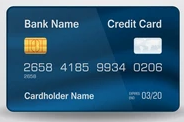
#> input picture data/images/card1.png, 184 x 122 px
$ python -i process.py   (imports and definitions only)
#> lines starting #> are read from the running program, lines starting #| are printed output that depends on the picture; after the words box and inside, x2 and y2 are one past the last pixel; in counts of white or black regions, pixels touching at a corner belong together
#> further down, picture is the input picture: shape (122, 184, 3); mean B, G, R 127, 101.2, 62.4
import cv2
import os
import sys
import re
from sklearn.model_selection import train_test_split
from sklearn.neighbors import KNeighborsClassifier # Use KNN for classification
from sklearn.metrics import accuracy_score
import pytesseract
import numpy as np

# [15 lines left out: function extract_features, not called in this run]

def resize_image(image, target_size=(300, 200)):
    return cv2.resize(image, target_size)

# [69 lines left out: functions load_data, train_model, read_image, not called in this run]

def extract_text(card_roi):
    try:
        text = pytesseract.image_to_string(card_roi, config='--psm 6')
        text = text.lower()
        text = re.sub(r'[^\w\s]', '', text)  # Remove punctuation
        text = re.sub(r'\s+', ' ', text)
        return text
    except Exception as e:
        print(f"Error during OCR: {e}")
        return None

def process_image(image):
    """Processes the given image.

    Args:
        image: The image to process (NumPy array).

    Returns:
        None (Just displays the image for now)
    """
    if image is None:
        print("Error: No image to process.")
        return None

    try:
        # Example processing: Convert to grayscale
        gray_image = cv2.cvtColor(image, cv2.COLOR_BGR2GRAY)
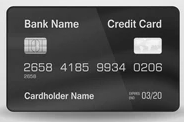
#> gray_image: shape (122, 184); min 12, max 249, mean 92.6
        resized_image = resize_image(gray_image)
#> in resize_image, `return cv2.resize(image, target_size)`:
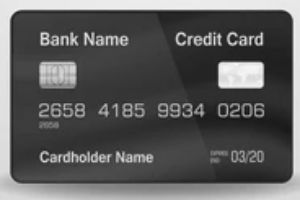
#> returned value: shape (200, 300); min 15, max 247, mean 92.5
        resized_image = cv2.GaussianBlur(image, (5, 5), 0)
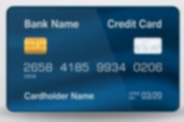
#> resized_image: shape (122, 184, 3); mean B, G, R 127, 101.2, 62.4
        # thresh = cv2.threshold(resized_image, 0, 255, cv2.THRESH_BINARY_INV + cv2.THRESH_OTSU)[1]
        edges = cv2.Canny(resized_image, 200, 250)
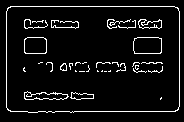
#> edges: shape (122, 184); 6.5% white in thin lines or dots, all inside (x1, y1, x2, y2) = (6, 6, 180, 113)
        text = extract_text(edges)
        cv2.imshow("Grayscale Image", gray_image)
        cv2.imshow("Edges", edges)
        cv2.waitKey(0)
        cv2.destroyAllWindows()

    except Exception as e:
        print(f"An error occurred during image processing: {e}")
        return None

# [16 lines left out: function main, not called in this run]


# [2 lines not run here, left out]

>>> import cv2
>>> picture = cv2.imread('data/images/card1.png')
#> (the run stopped early here; a loop or call above may not have finished)

$ run again, on data/images/card3.png
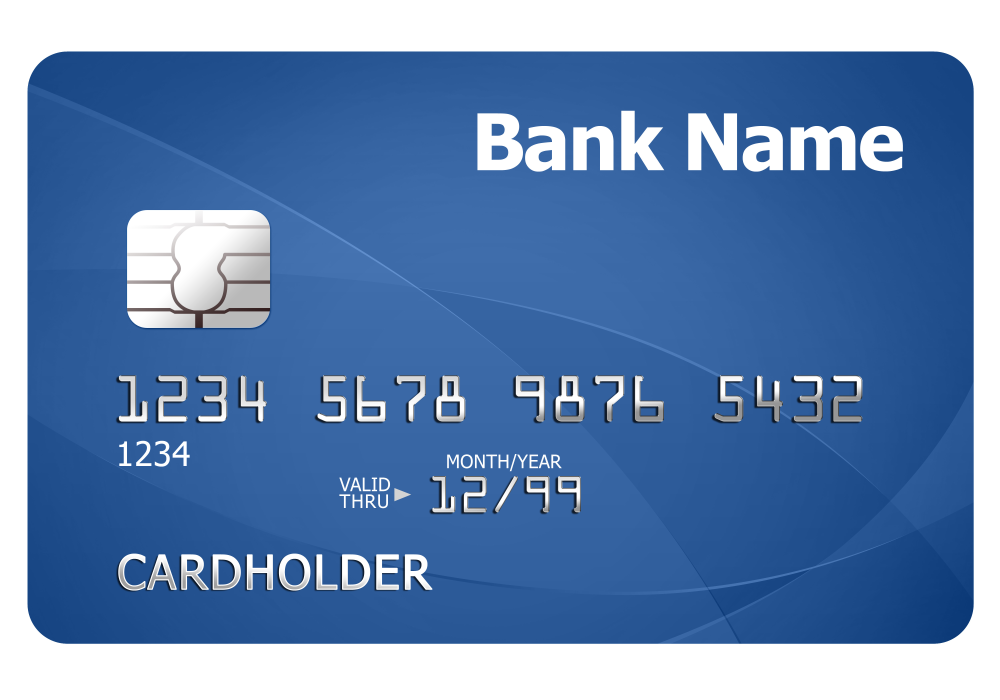
#> input picture data/images/card3.png, 5000 x 3500 px (shown at 1/5 size)
#> picture is the input picture: shape (3500, 5000, 3); mean B, G, R 177.7, 132.7, 99.2
#> in resize_image, `return cv2.resize(image, target_size)`:
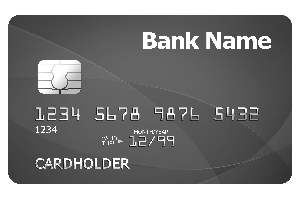
#> returned value: shape (200, 300); min 19, max 255, mean 127.9
#> in process_image, `edges = cv2.Canny(resized_image, 200, 250)`:
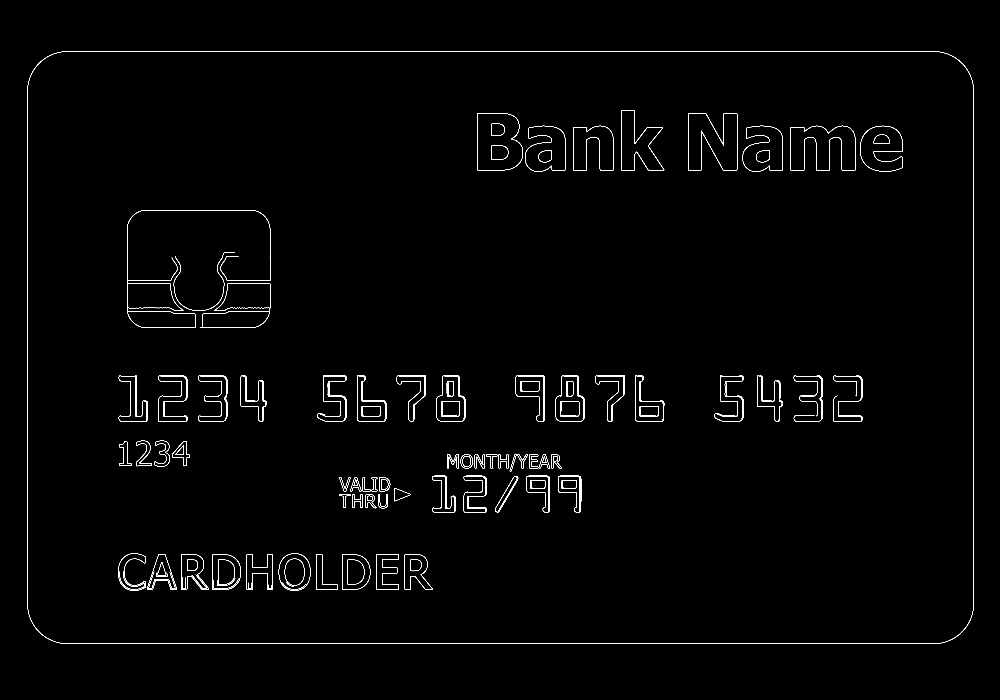
#> edges: shape (3500, 5000) (shown at 1/5 size); 0.49% white in thin lines or dots, all inside (x1, y1, x2, y2) = (137, 257, 4869, 3219)

$ run again, on data/images/card4.png
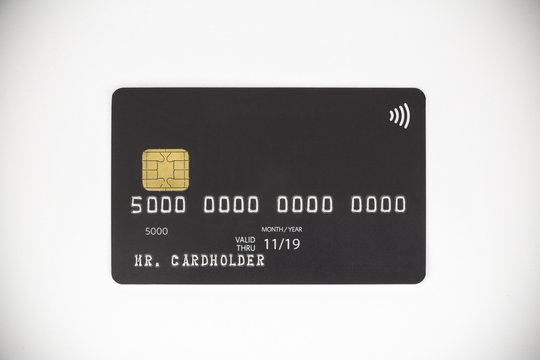
#> input picture data/images/card4.png, 540 x 360 px
#> picture is the input picture: shape (360, 540, 3); mean B, G, R 184.9, 185.5, 186.9
#> in resize_image, `return cv2.resize(image, target_size)`:
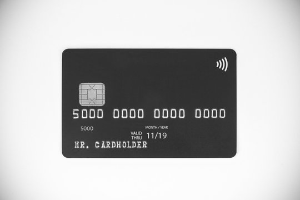
#> returned value: shape (200, 300); min 28, max 254, mean 185.8
#> in process_image, `edges = cv2.Canny(resized_image, 200, 250)`:
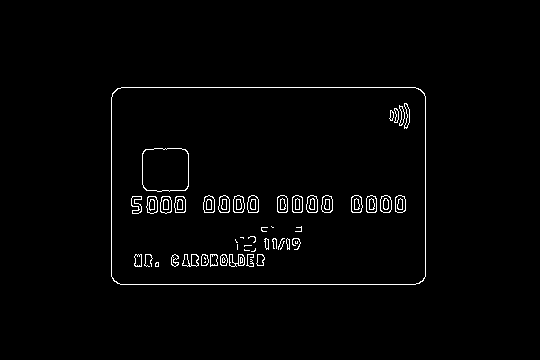
#> edges: shape (360, 540); 1.7% white in thin lines or dots, all inside (x1, y1, x2, y2) = (111, 87, 426, 285)

$ run again, on data/images/card5.png
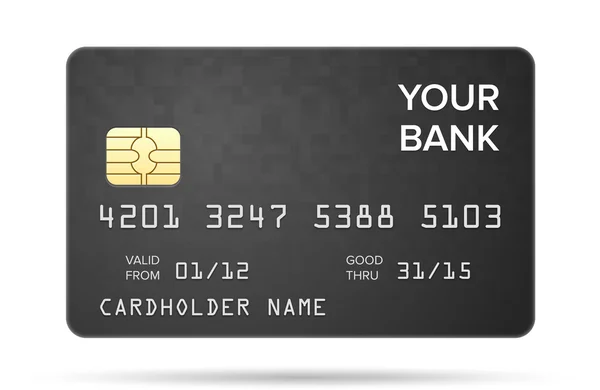
#> input picture data/images/card5.png, 600 x 390 px
#> picture is the input picture: shape (390, 600, 3); mean B, G, R 150, 151.1, 151.3
#> in resize_image, `return cv2.resize(image, target_size)`:
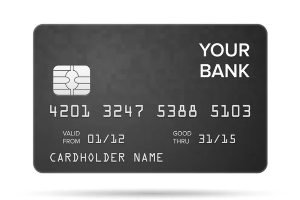
#> returned value: shape (200, 300); min 33, max 255, mean 151.1
#> in process_image, `edges = cv2.Canny(resized_image, 200, 250)`:
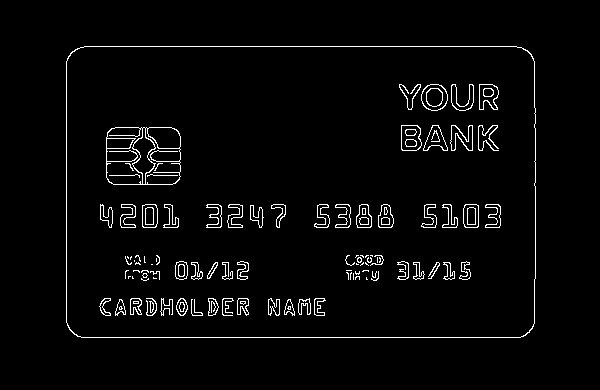
#> edges: shape (390, 600); 3.1% white in thin lines or dots, all inside (x1, y1, x2, y2) = (66, 46, 536, 338)
